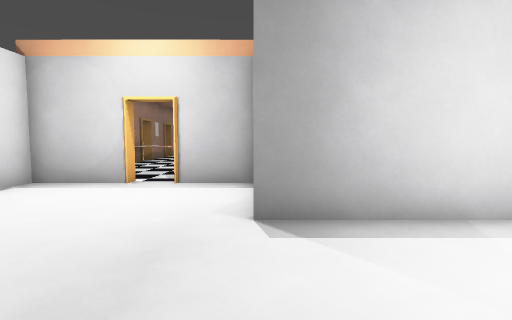
[1] (above)

22 first-person views from a walk through a level from a Godot 3-D game. The camera is 1.3 m above the floor, tilts 4° down and sees 85° across. Doors that lead somewhere are drawn open, without their leaves. The floor is counted in squares, 1 m on a side. Each view is taken from the middle of a square. On the plan, view 1 faces up. The plan holds only what a view shows up to about 13 squares ahead; the rest is blank. The place goes on beyond the plan. Some surface patterns are stand-ins.

[2]
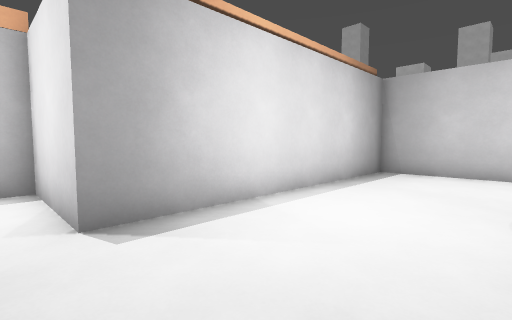

[3]
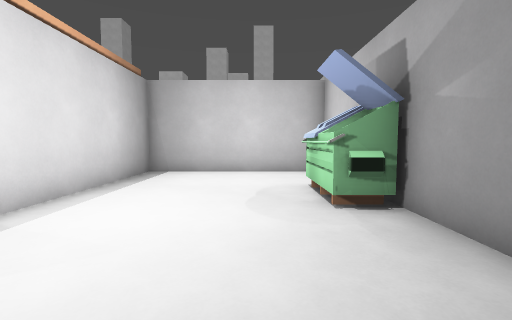

[4]
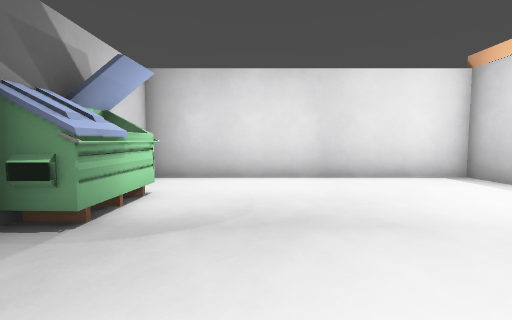

[5]
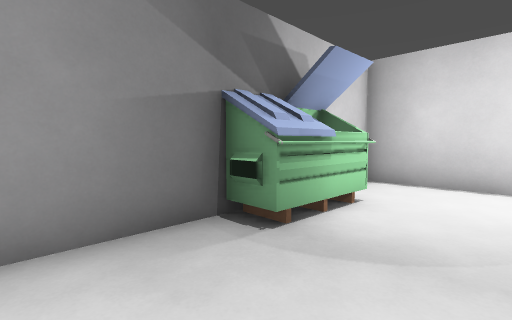

[6]
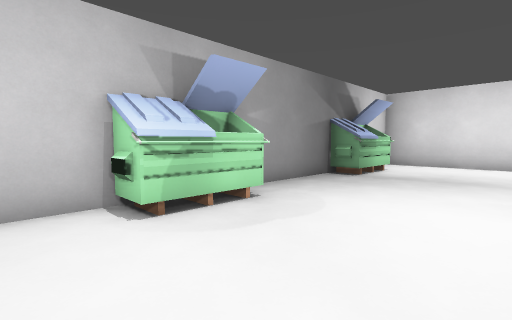

[7]
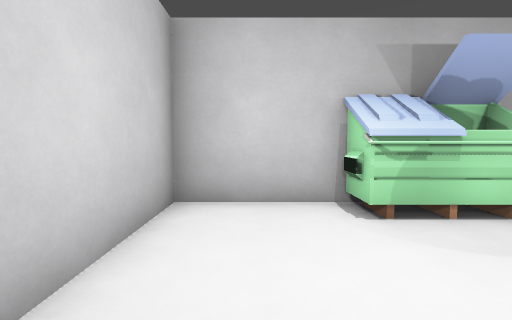

[8]
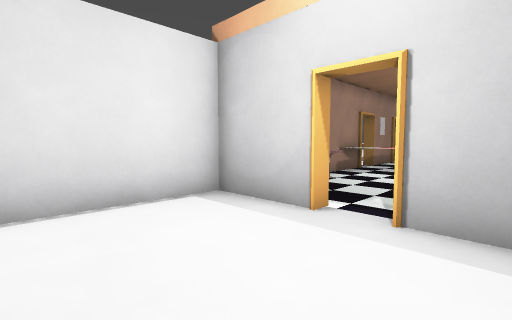

[9]
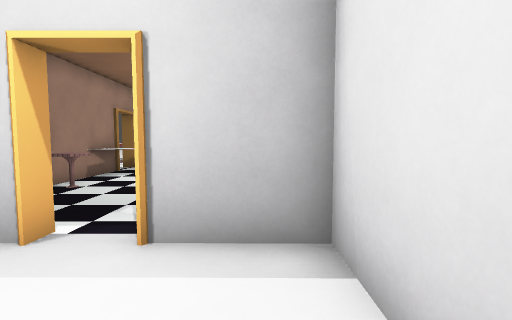

[10]
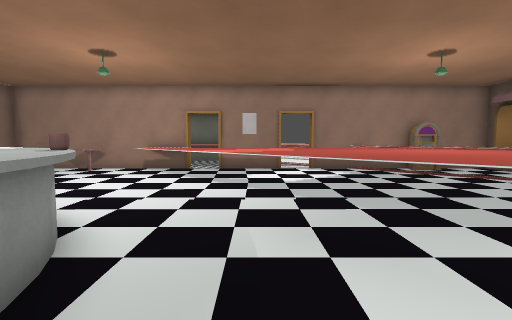

[11]
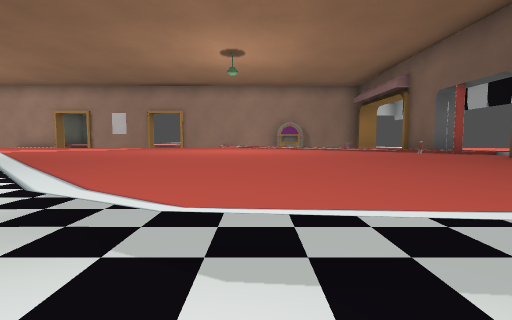

[12]
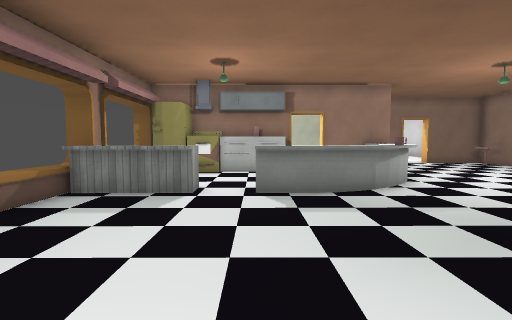

[13]
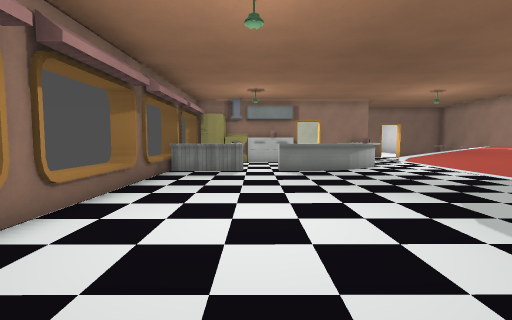

[14]
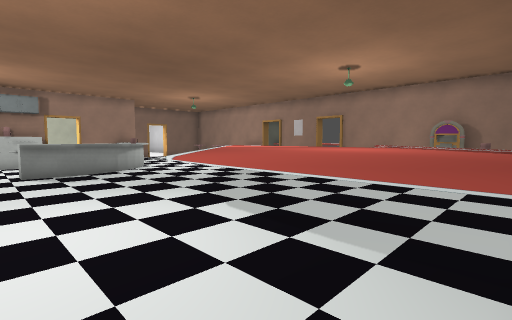

[15]
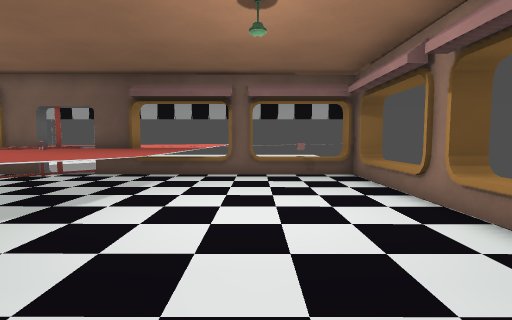

[16]
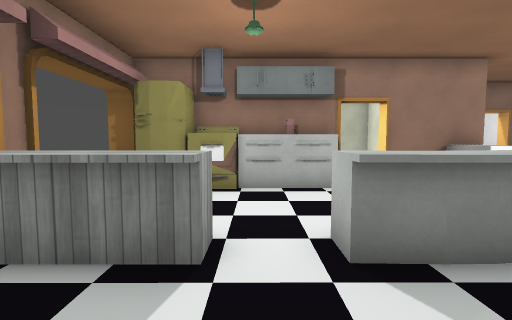

[17]
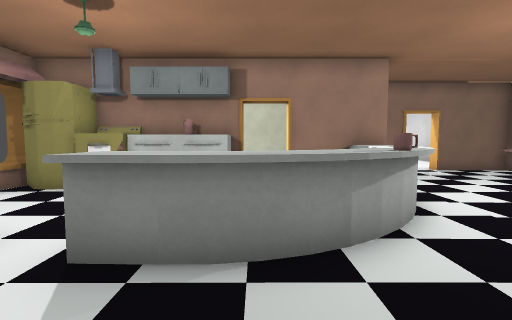

[18]
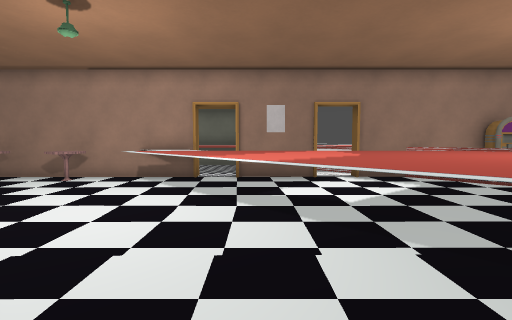

[19]
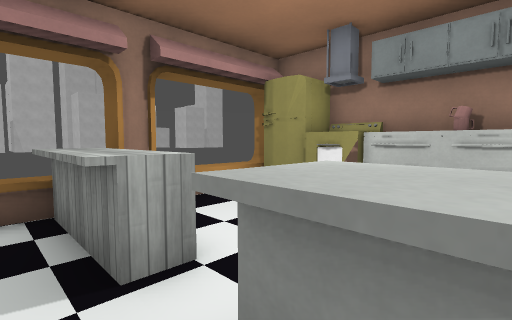

[20]
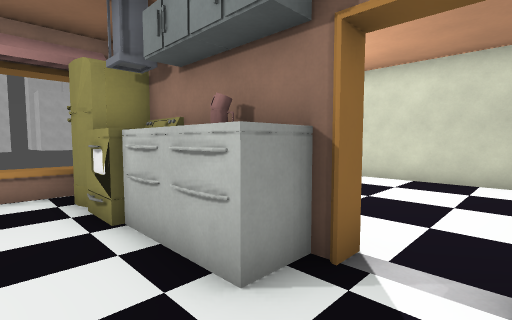

[21]
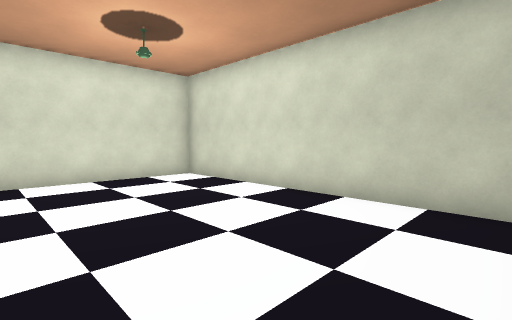

[22]
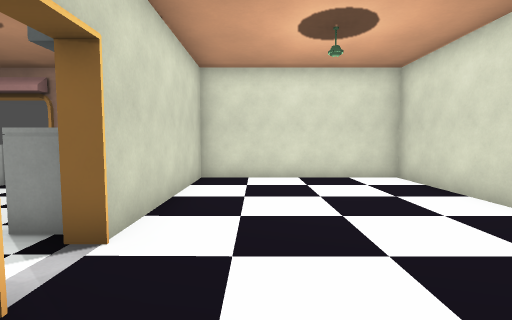

### Floor plan
Key: @ floor where view 1 was taken; # wall or solid block; x gap in a wall; . floor; D open door; ^ raised ledge; C chair; U counter; O other object.
Columns run from 9 left of view 1 to 11 right of it. Each row starts with its distance up from view 1.
 33            ^^^
 32          ^
 31   #^^ ^#DDD#^^^xx^^^#
 30   #^   ^^^^^^^^.....#
 29   #^  O^^^^^^^^..O..^
 28   #O ^^^^^^^^^^.....^
 27   #O^^^^^^^^^^^.....^
 26   #^^^^^^^^^^^......x
 25   #^^^^^^^^^^^......x
 24   #^^^^^^^^^^.......^
 23 ###^^^^^^^^^........^
 22 # D^^^^^^^^.........^
 21   D^^^^^^^..........#
 20   #^^^^^^...........^
 19   #^^^^^............^
 18   #^^^^.....^^^^.UUUU
 17   #^^^.....O^^......#
 16   #^^.....^^   .....^
 15   #^......^ . ......^
 14   #......^^  .......^
 13   #C.....^^ ..OOOO##^
 12   #......####.#######
 11   #.....  . ........#
 10   #O...   ..........#
  9   ####.###..........#
  8   #......#..........#
  7   #......#..........#
  6   #......#..........#
  5   #......############
  4   #.................#
  3   #.................#
  2   #.................#
  1   #.................#
  0   #......@..........#
 -1   #.................#
 -2   #..#^##....####...#
 -3   #  #  #############

Positions as (right, up) in squares from view 1, and headings:
1: (0, 0), facing up
2: (-1, 0), facing up-right
3: (-1, 0), facing right
4: (3, 1), facing left
5: (2, 1), facing down-left
6: (9, 3), facing down-left
7: (9, 3), facing down
8: (-1, 4), facing up-left
9: (-1, 5), facing up
10: (6, 20), facing left
11: (6, 26), facing left
12: (6, 25), facing down
13: (7, 30), facing down
14: (7, 30), facing down-left
15: (7, 20), facing up
16: (7, 21), facing down
17: (4, 21), facing down
18: (3, 19), facing left
19: (5, 19), facing down-right
20: (3, 15), facing down-right
21: (1, 11), facing down-right
22: (1, 10), facing right
